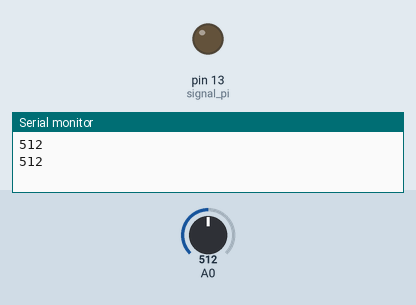
A sketch run on a simulated Arduino Uno, built with avr-gcc and run on an emulated ATmega328P. Shown: output pins drawn as LEDs (lit = HIGH), the last lines printed to the serial monitor. The test bench sets the inputs (shaded band); at power-on: A0 = 512.

Above: at 10.8 s.
10.9 s: A0 set to 52
21.2 s: A0 set to 45
At 31.1 s:
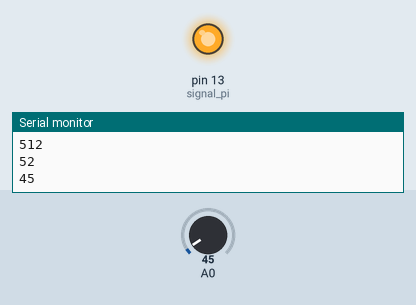
31.5 s: A0 set to 122
At 41.1 s:
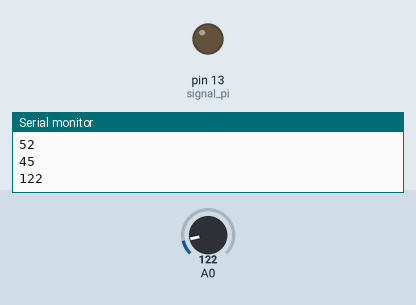
41.5 s: A0 set to 40
At 51.1 s:
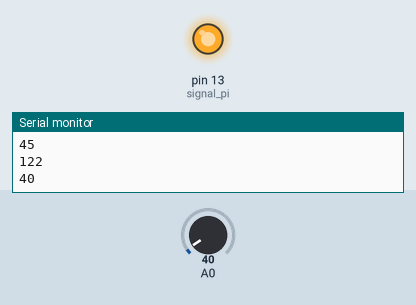
Timing chart, 0 to 52.5 s (numbered marks = the images above; inputs shaded):
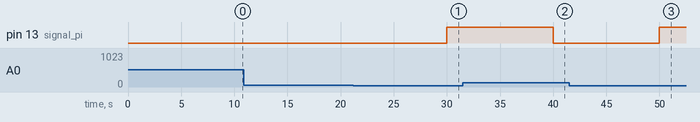

Measured:
- the behaviour switches between 50 and 49 on A0 (found by bisection; images 0 and 1)
- after the input at 21.2 s, pin 13 (signal_pi): LOW → HIGH after 8.8 s
- after the input at 31.5 s, pin 13 (signal_pi): HIGH → LOW after 8.5 s
- after the input at 41.5 s, pin 13 (signal_pi): LOW → HIGH after 8.5 s

The sketch:

signal_pi_moist.ino
```cpp
int signal_pi = 13;   //hard wire

void setup() {
  pinMode(A0, INPUT);
  pinMode(signal_pi, OUTPUT);
  Serial.begin(9600);
}

void loop() {

  int moist;
  moist = analogRead(A0);
  Serial.println(moist);

  if(moist < 50){
    digitalWrite(signal_pi,HIGH);
  }
  else{
    digitalWrite(signal_pi,LOW);
  }

  delay(10000);
}

// Ref //
// http://atceiling.blogspot.tw/2017/06/arduinoyl-38-yl-69.html?m=1
```
